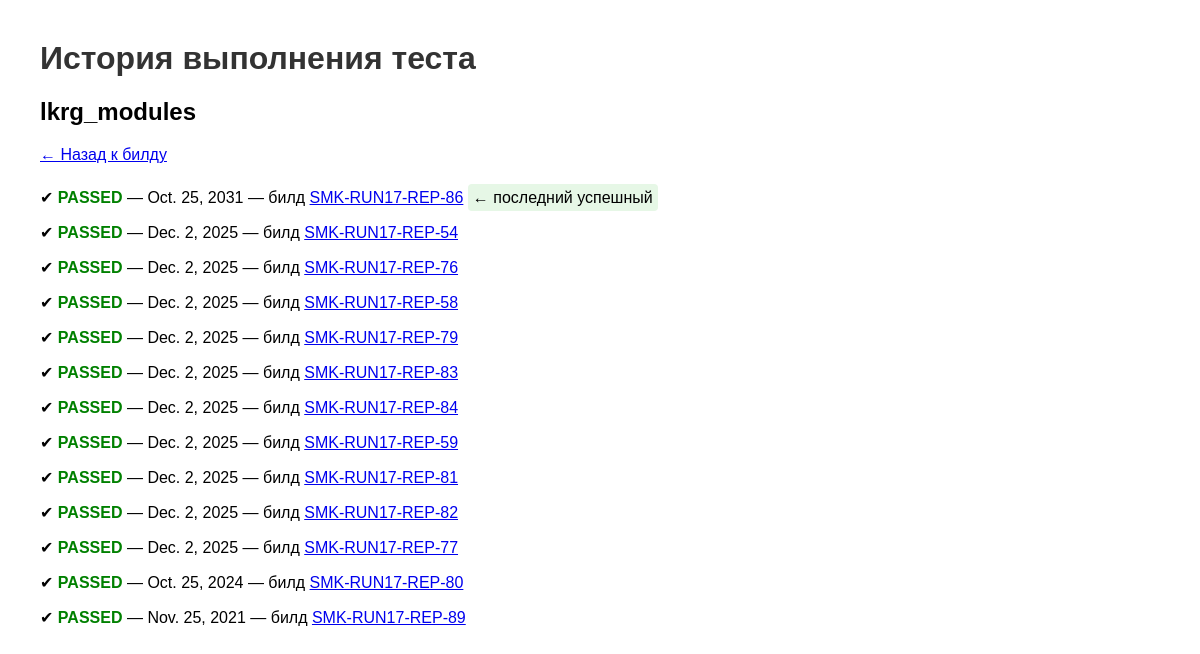
Screenshot of /test/lkrg_modules/history/ with the database file from the repository.
### reports/models.py (models this page shows, shortened)
class TestCaseRun(models.Model):
    test_run = models.ForeignKey(TestRun, on_delete=models.CASCADE, related_name='test_cases')
    test_name = models.CharField(max_length=200)  # Имя теста, e.g., 'astra-ilev1-control'
    status = models.CharField(max_length=20, choices=[('passed', 'Passed'), ('failed', 'Failed'), ('skipped', 'Skipped')])
    execution_date = models.DateField()  # Дата выполнения этого теста

class TestRun(models.Model):
    build = models.ForeignKey(Build, on_delete=models.CASCADE, related_name='test_runs')
    architecture = models.CharField(max_length=100)  # Архитектура, e.g., 'Astra 1.8'
    os_version = models.CharField(max_length=50)  # Версия ОС
    status = models.CharField(max_length=20, choices=[('passed', 'Passed'), ('failed', 'Failed'), ('skipped', 'Skipped')])  # Общий статус
    total_tests = models.IntegerField(default=0)
    passed_tests = models.IntegerField(default=0)
    failed_tests = models.IntegerField(default=0)
    skipped_tests = models.IntegerField(default=0)
    run_date = models.DateField()  # Дата прогона
    allure_report_url = models.URLField(blank=True, null=True)  # Ссылка на Allure-отчёт

class Build(models.Model):
    build_number = models.CharField(max_length=50, unique=True)  # Номер билда, e.g., 'SMK-MOB-T17-593'
    date = models.DateField()  # Дата билда
    created_at = models.DateTimeField(auto_now_add=True)

### reports/views.py (the view)
# urls.py: path('test/<str:test_name>/history/', views.test_history, name='test_history'),
def test_history(request, test_name):
    runs = TestCaseRun.objects.filter(test_name=test_name) \
                              .select_related('test_run__build') \
                              .order_by('-execution_date')
    last_success = runs.filter(status='passed').first()
    last_success_date = last_success.execution_date if last_success else None
    return render(request, 'reports/test_history.html', {
        'test_name': test_name,
        'runs': runs,
        'last_success': last_success_date
    })

### reports/templates/reports/test_history.html (shortened to what this page needs)
{% load static %}
<!DOCTYPE html>
<html>
<head>
</head>
<body>
    <h1>История выполнения теста</h1>
    <h2>{{ test_name }}</h2>
    <p><a href="javascript:history.back()">← Назад к билду</a></p>
    <ul>
    {% for run in runs %}
        <li>
            {% if run.status == 'passed' %}✔{% elif run.status == 'failed' %}✘{% else %}⚠{% endif %}
            <strong class="{% if run.status == 'passed' %}passed{% elif run.status == 'failed' %}failed{% else %}skipped{% endif %}">
                {{ run.status|upper }}
            </strong>
            — {{ run.execution_date }}
            — билд <a href="{% url 'build_detail' run.test_run.build.id %}">{{ run.test_run.build.build_number }}</a>
            {% if run.execution_date == last_success %}
                <span class="last-success"> ← последний успешный</span>
            {% endif %}
        </li>
    {% empty %}
        <li>История отсутствует</li>
    {% endfor %}
    </ul>
</body>
</html>

### reports/templates/reports/test_history.html (style rules this page uses)
body { font-family: Arial, sans-serif; margin: 40px; }
h1 { color: #333; }
.passed { color: green; font-weight: bold; }
.last-success { background: #e6f7e6; padding: 5px; border-radius: 4px; }
ul { list-style: none; padding: 0; }
li { padding: 8px 0; font-size: 16px; }

### rows the page displays
TestCaseRun: status "PASSED", execution_date "Oct. 25, 2031", test_run.build.build_number "SMK-RUN17-REP-86", shows "← последний успешный"
TestCaseRun: status "PASSED", execution_date "Oct. 25, 2024", test_run.build.build_number "SMK-RUN17-REP-80"
TestCaseRun: status "PASSED", execution_date "Nov. 25, 2021", test_run.build.build_number "SMK-RUN17-REP-89"

### other values shown
{{ test_name }} "lkrg_modules"
